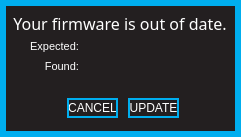
<?xml version="1.0" encoding="UTF-8"?>
<ui version="4.0">
 <class>FwoodDialog</class>
 <widget class="QWidget" name="FwoodDialog">
  <property name="geometry">
   <rect>
    <x>0</x>
    <y>0</y>
    <width>241</width>
    <height>137</height>
   </rect>
  </property>
  <property name="windowTitle">
   <string>Form</string>
  </property>
  <property name="styleSheet">
   <string notr="true">QWidget
{
	background:		rgba(35,31,32,255);
	border: 6px solid rgba(0,174,239,255);
}  

QWidget:hover
{
	/*border:				3px solid rgb(0, 126, 126)*/
}        

/* ---------- QLabels ------------*/
QLabel
{
	background:		rgba(0,0,0,0);
	color: 				white;
	font: 				7pt &quot;Futura&quot;;
	border:				none;
}

QLabel:hover
{
	border:				none;
}  

/* ---------- QSpinBox ------------*/
QSpinBox
{
	font: 7pt &quot;Futura&quot;;
	border: 2px solid rgb(0,174,239);
	background-color: rgba(0, 0, 0, 255);
	color: white;
	padding:0, 3, 0, 0;
}

QSpinBox::focus
{
	border: none;
	outline: none;
}

/* ---------- QLineEdit ------------*/
QLineEdit
{
	font: 7pt &quot;Futura&quot;;
	background: rgba(0,174,239,0);
	border: 2px solid rgba(0,174,239,255);
	border-radius: 0px;
	color: white;
	padding-left: 2px;
	padding-bottom: 2px;
}

QLineEdit:focus
{
	font: 7pt &quot;Futura&quot;;
	background: rgba(0,174,239,0);
	border: 2px solid white;
	border-radius: 0px;
	color: white;
	padding-left: 2px;
	padding-bottom: 2px;
}

/* ---------- QCheckBox ------------*/
QCheckBox
{
	font: 7pt &quot;Futura&quot;;
	background:rgba(0,174,239,0);
	color: white;
	padding:0, 3, 0, 0;
	border: none;
}

QCheckBox:focus
{
	background:rgba(0,174,239,0);
}


/* ------- QStackedWidget ---------*/
QStackedWidget
{
border-top: 1px solid white;
background: black;
}

/*---------- QPushButton ---------*/
QPushButton
{
	border: 2px solid rgba(0,174,239,255);
	font: 7pt &quot;Futura&quot;;
	color: white;
}

QPushButton:pressed
{
	border: 2px solid white;
	font: 7pt &quot;Futura&quot;;
	background: rgba(0,174,239,255);
	color: white;
}

</string>
  </property>
  <widget class="QFrame" name="warningFrame">
   <property name="geometry">
    <rect>
     <x>0</x>
     <y>0</y>
     <width>241</width>
     <height>137</height>
    </rect>
   </property>
   <property name="focusPolicy">
    <enum>Qt::NoFocus</enum>
   </property>
   <property name="styleSheet">
    <string notr="true"/>
   </property>
   <property name="frameShape">
    <enum>QFrame::StyledPanel</enum>
   </property>
   <property name="frameShadow">
    <enum>QFrame::Raised</enum>
   </property>
   <widget class="QFrame" name="warningSubFrame">
    <property name="geometry">
     <rect>
      <x>8</x>
      <y>8</y>
      <width>224</width>
      <height>121</height>
     </rect>
    </property>
    <property name="focusPolicy">
     <enum>Qt::NoFocus</enum>
    </property>
    <property name="styleSheet">
     <string notr="true">QFrame {
	background:rgba(200, 200, 200, 0);
	border-bottom-left-radius:4.0;
	border-bottom-right-radius:4.0;
	border-top-left-radius:4.0;
	border-top-right-radius:4.0;
	border:none;


}

QLabel
{
	font: 9pt &quot;Futura-Normal&quot;;
}

QPushButton
{
	font: 9pt &quot;Futura-Normal&quot;;
}</string>
    </property>
    <property name="frameShape">
     <enum>QFrame::StyledPanel</enum>
    </property>
    <property name="frameShadow">
     <enum>QFrame::Raised</enum>
    </property>
    <widget class="QPushButton" name="update">
     <property name="geometry">
      <rect>
       <x>120</x>
       <y>90</y>
       <width>51</width>
       <height>20</height>
      </rect>
     </property>
     <property name="focusPolicy">
      <enum>Qt::NoFocus</enum>
     </property>
     <property name="styleSheet">
      <string notr="true"/>
     </property>
     <property name="text">
      <string>UPDATE</string>
     </property>
    </widget>
    <widget class="QLabel" name="label">
     <property name="geometry">
      <rect>
       <x>20</x>
       <y>30</y>
       <width>51</width>
       <height>16</height>
      </rect>
     </property>
     <property name="focusPolicy">
      <enum>Qt::NoFocus</enum>
     </property>
     <property name="styleSheet">
      <string notr="true">font: 8pt;</string>
     </property>
     <property name="text">
      <string>Expected:</string>
     </property>
     <property name="alignment">
      <set>Qt::AlignRight|Qt::AlignTrailing|Qt::AlignVCenter</set>
     </property>
    </widget>
    <widget class="QLabel" name="label_2">
     <property name="geometry">
      <rect>
       <x>20</x>
       <y>50</y>
       <width>51</width>
       <height>16</height>
      </rect>
     </property>
     <property name="focusPolicy">
      <enum>Qt::NoFocus</enum>
     </property>
     <property name="styleSheet">
      <string notr="true">font: 8pt;</string>
     </property>
     <property name="text">
      <string>Found:</string>
     </property>
     <property name="alignment">
      <set>Qt::AlignRight|Qt::AlignTrailing|Qt::AlignVCenter</set>
     </property>
    </widget>
    <widget class="QLabel" name="label_3">
     <property name="geometry">
      <rect>
       <x>0</x>
       <y>0</y>
       <width>224</width>
       <height>31</height>
      </rect>
     </property>
     <property name="font">
      <font>
       <family>Futura-Normal</family>
       <pointsize>12</pointsize>
       <weight>50</weight>
       <italic>false</italic>
       <bold>false</bold>
      </font>
     </property>
     <property name="focusPolicy">
      <enum>Qt::NoFocus</enum>
     </property>
     <property name="styleSheet">
      <string notr="true">font: 12pt;</string>
     </property>
     <property name="text">
      <string>Your firmware is out of date.</string>
     </property>
     <property name="alignment">
      <set>Qt::AlignCenter</set>
     </property>
    </widget>
    <widget class="QLabel" name="expected">
     <property name="geometry">
      <rect>
       <x>80</x>
       <y>30</y>
       <width>111</width>
       <height>16</height>
      </rect>
     </property>
     <property name="focusPolicy">
      <enum>Qt::NoFocus</enum>
     </property>
     <property name="styleSheet">
      <string notr="true">font: 8pt;</string>
     </property>
     <property name="text">
      <string/>
     </property>
     <property name="alignment">
      <set>Qt::AlignLeading|Qt::AlignLeft|Qt::AlignVCenter</set>
     </property>
    </widget>
    <widget class="QLabel" name="found">
     <property name="geometry">
      <rect>
       <x>80</x>
       <y>50</y>
       <width>111</width>
       <height>16</height>
      </rect>
     </property>
     <property name="focusPolicy">
      <enum>Qt::NoFocus</enum>
     </property>
     <property name="styleSheet">
      <string notr="true">font: 8pt;</string>
     </property>
     <property name="text">
      <string/>
     </property>
     <property name="alignment">
      <set>Qt::AlignLeading|Qt::AlignLeft|Qt::AlignVCenter</set>
     </property>
    </widget>
    <widget class="QPushButton" name="cancel">
     <property name="geometry">
      <rect>
       <x>59</x>
       <y>90</y>
       <width>51</width>
       <height>20</height>
      </rect>
     </property>
     <property name="focusPolicy">
      <enum>Qt::NoFocus</enum>
     </property>
     <property name="styleSheet">
      <string notr="true"/>
     </property>
     <property name="text">
      <string>CANCEL</string>
     </property>
    </widget>
   </widget>
  </widget>
 </widget>
 <resources/>
 <connections/>
</ui>
